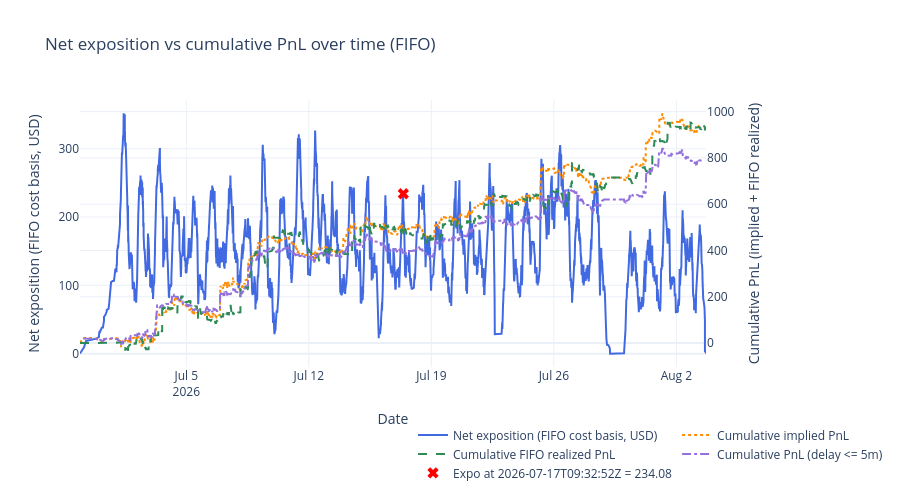

This figure's notebook cell:
### Code cell
# Net exposition over time using FIFO cost basis, with resolution resets at lastTradeAt

# Optional: filter to specific contracts for investigation
# Set to None to compute over all contracts (default).
# Examples:
CONTRACT_FILTER = None # {'0xd86a816093fcd0a0e1ca440bc5ce199bd3c5a8d6139e044b076958164f8c5423'} 
FAST_DELAY_S = 300
TARGET_TS = "2026-07-17T09:32:52Z"

# Load summaries for resolution proxy
with open(BACKTEST_DIR / "summaries.json") as f:
    _summaries = pd.DataFrame(json.load(f))
_summaries['lastTradeAt'] = pd.to_datetime(_summaries['lastTradeAt'], format='mixed', utc=True)
_resolved_at = dict(zip(_summaries['conditionId'], _summaries['lastTradeAt']))

# Derive settlement price per (condition_id, token_id) from implied_pnl
# A single condition can have Yes/No tokens with opposite settlements (0 vs 1)
_settlement = {}
for (_cid, _tid), _fg in wallet_all.groupby(['condition_id', 'token_id']):
    _r = _fg.iloc[0]
    _s = _r['implied_pnl'] / _r['fill_quantity'] + _r['order_price'] if _r['order_side'] == 'BUY' else _r['order_price'] - _r['implied_pnl'] / _r['fill_quantity']
    _settlement[(_cid, _tid)] = round(_s)

# Per-contract FIFO exposure at each fill timestamp
expo_parts = []
for cid, grp in wallet_all.sort_values('dt').groupby('condition_id'):
    if CONTRACT_FILTER is not None and cid not in CONTRACT_FILTER:
        continue
    grp = grp.sort_values('dt')
    long_q = []
    short_q = []
    realized_pnl = 0.0
    buy_vol_acc = 0.0
    sell_vol_acc = 0.0
    rows = []
    for _, row in grp.iterrows():
        qty = row['fill_quantity']
        price = row['order_price']
        if row['order_side'] == 'BUY':
            buy_vol_acc += qty * price
            remaining = qty
            while remaining > 0 and short_q:
                avail, p, _tid_sq = short_q[0]
                match = min(remaining, avail)
                realized_pnl += match * (p - price)
                remaining -= match
                if match == avail:
                    short_q.pop(0)
                else:
                    short_q[0] = (avail - match, p, _tid_sq)
            if remaining > 0:
                long_q.append((remaining, price, row['token_id']))
        else:
            sell_vol_acc += qty * price
            remaining = qty
            while remaining > 0 and long_q:
                avail, p, _tid_lq = long_q[0]
                match = min(remaining, avail)
                realized_pnl += match * (price - p)
                remaining -= match
                if match == avail:
                    long_q.pop(0)
                else:
                    long_q[0] = (avail - match, p, _tid_lq)
            if remaining > 0:
                short_q.append((remaining, price, row['token_id']))

        exposure = sum(q * p for q, p, _ in long_q) + sum(q * p for q, p, _ in short_q)
        if exposure < 0:
            exposure = 0.0
        if cid in _resolved_at and row['dt'] >= _resolved_at[cid]:
            exposure = 0.0
        rows.append({'condition_id': cid, 'dt': row['dt'], 'exposition': exposure, 'cum_realized_pnl': realized_pnl})

    expo_parts.append(pd.DataFrame(rows))

    # Settle remaining position at resolution and reset exposition to 0
    if cid in _resolved_at:
        for q, p, tid in long_q:
            realized_pnl += q * (_settlement.get((cid, tid), 0.0) - p)
        for q, p, tid in short_q:
            realized_pnl += q * (p - _settlement.get((cid, tid), 0.0))
        expo_parts.append(pd.DataFrame([{'condition_id': cid, 'dt': _resolved_at[cid], 'exposition': 0.0, 'cum_realized_pnl': realized_pnl}]))

expo_all = pd.concat(expo_parts, ignore_index=True) if expo_parts else pd.DataFrame(
    columns=['condition_id', 'dt', 'exposition']
)

# Per-contract validation breakdown
if not expo_all.empty:
    _last_per_cid = expo_all.groupby('condition_id')['exposition'].last().reset_index()
    _last_per_cid.columns = ['condition_id', 'exposition']
    _active = _last_per_cid[_last_per_cid['exposition'] > 0].sort_values('exposition', ascending=False)
    print(f"=== Per-contract exposition breakdown{" (filtered)" if CONTRACT_FILTER is not None else ""} ===")
    print(_active.to_string(index=False))
    print(f"\nContracts with exposition > 0: {len(_active)}")
    print(f"Sum of per-contract exposition: {_active['exposition'].sum():.2f}")

# Aggregate across all contracts at each timestamp
# Forward-fill each contract's exposition then sum across contracts
# Each contract's exposition persists until its next fill or resolution
_expo_sorted = expo_all.sort_values(['condition_id', 'dt'])
_expo_sorted['_delta'] = _expo_sorted.groupby('condition_id')['exposition'].diff()
_first_idx = _expo_sorted.groupby('condition_id').head(1).index
_expo_sorted.loc[_first_idx, '_delta'] = _expo_sorted.loc[_first_idx, 'exposition']
ts = _expo_sorted.groupby('dt', as_index=False)['_delta'].sum().sort_values('dt')
ts['exposition'] = ts['_delta'].cumsum()
ts = ts.drop(columns=['_delta'])

# Aggregate FIFO realized PnL across contracts (same diff/cumsum pattern)
_expo_sorted['_rpnl_delta'] = _expo_sorted.groupby('condition_id')['cum_realized_pnl'].diff()
_expo_sorted.loc[_first_idx, '_rpnl_delta'] = _expo_sorted.loc[_first_idx, 'cum_realized_pnl']
_rpnl_ts = _expo_sorted.groupby('dt', as_index=False)['_rpnl_delta'].sum().sort_values('dt')
_rpnl_ts['cum_realized_pnl'] = _rpnl_ts['_rpnl_delta'].cumsum()
_rpnl_ts = _rpnl_ts.drop(columns=['_rpnl_delta'])
ts = ts.merge(_rpnl_ts[['dt', 'cum_realized_pnl']], on='dt', how='outer').sort_values('dt')
ts['exposition'] = ts['exposition'].ffill().fillna(0.0)
ts['cum_realized_pnl'] = ts['cum_realized_pnl'].ffill().fillna(0.0)

if not ts.empty:
    print(f"Aggregate exposition (from ts sum): {ts['exposition'].iloc[-1]:.2f}")
    print(f"Aggregate FIFO realized PnL: {ts['cum_realized_pnl'].iloc[-1]:.2f}")

# Cumulative PnL on secondary axis for comparison
_pnl_df = wallet_all if CONTRACT_FILTER is None else wallet_all[wallet_all['condition_id'].isin(CONTRACT_FILTER)]
pnl_ts = _pnl_df.groupby('dt', as_index=False)['implied_pnl'].sum().sort_values('dt')
pnl_ts['cum_pnl'] = pnl_ts['implied_pnl'].cumsum()

# Cumulative PnL for fills with <= 10 min delay
_fast_pnl_df = _pnl_df[_pnl_df['delay_s'] <= FAST_DELAY_S]
fast_pnl_ts = _fast_pnl_df.groupby('dt', as_index=False)['implied_pnl'].sum().sort_values('dt')
fast_pnl_ts['cum_pnl_fast'] = fast_pnl_ts['implied_pnl'].cumsum()

# Compute exact snapshot exposure at TARGET_TS for marker overlay
cutoff = pd.Timestamp(TARGET_TS, tz='UTC')
snap_df = wallet_all[wallet_all['dt'] <= cutoff].copy()
expo_parts_snap = []
for cid, grp in snap_df.sort_values('dt').groupby('condition_id'):
    if CONTRACT_FILTER is not None and cid not in CONTRACT_FILTER:
        continue
    if cid in _resolved_at and _resolved_at[cid] <= cutoff:
        continue
    long_q = []
    short_q = []
    realized_pnl = 0.0
    buy_vol = 0.0
    sell_vol = 0.0
    for _, row in grp.iterrows():
        qty = row['fill_quantity']
        price = row['order_price']
        if row['order_side'] == 'BUY':
            buy_vol += qty * price
            remaining = qty
            while remaining > 0 and short_q:
                avail, p, _tid_sq = short_q[0]
                match = min(remaining, avail)
                realized_pnl += match * (price - p)
                remaining -= match
                if match == avail:
                    short_q.pop(0)
                else:
                    short_q[0] = (avail - match, p, _tid_sq)
            if remaining > 0:
                long_q.append((remaining, price, row['token_id']))
        else:
            sell_vol += qty * price
            remaining = qty
            while remaining > 0 and long_q:
                avail, p, _tid_lq = long_q[0]
                match = min(remaining, avail)
                realized_pnl += match * (p - price)
                remaining -= match
                if match == avail:
                    long_q.pop(0)
                else:
                    long_q[0] = (avail - match, p, _tid_lq)
            if remaining > 0:
                short_q.append((remaining, price, row['token_id']))
    exposure = sum(q * p for q, p, _ in long_q) + sum(q * p for q, p, _ in short_q)
    if exposure < 0:
        exposure = 0.0
    expo_parts_snap.append(exposure)
snap = sum(expo_parts_snap)
ts = pd.concat([ts, pd.DataFrame([{'dt': cutoff, 'exposition': snap}])], ignore_index=True).sort_values('dt').drop_duplicates('dt')
ts['cum_realized_pnl'] = ts['cum_realized_pnl'].ffill().fillna(0.0)

# Clip to the fills period (extend end to include resolution timestamps)
fill_start = wallet_all['dt'].min()
fill_end = max(wallet_all['dt'].max(), max(_resolved_at.values()))
ts = ts[(ts['dt'] >= fill_start) & (ts['dt'] <= fill_end)]
pnl_ts = pnl_ts[(pnl_ts['dt'] >= fill_start) & (pnl_ts['dt'] <= fill_end)]
fast_pnl_ts = fast_pnl_ts[(fast_pnl_ts['dt'] >= fill_start) & (fast_pnl_ts['dt'] <= fill_end)]

fig_ntl = make_subplots(specs=[[{'secondary_y': True}]])

fig_ntl.add_trace(go.Scatter(
    x=ts['dt'], y=ts['exposition'],
    mode='lines', name='Net exposition (FIFO cost basis, USD)',
    line=dict(color='royalblue', width=2),
), secondary_y=False)

fig_ntl.add_trace(go.Scatter(
    x=pnl_ts['dt'], y=pnl_ts['cum_pnl'],
    mode='lines', name='Cumulative implied PnL',
    line=dict(color='darkorange', width=2, dash='dot'),
), secondary_y=True)

fig_ntl.add_trace(go.Scatter(
    x=ts['dt'], y=ts['cum_realized_pnl'],
    mode='lines', name='Cumulative FIFO realized PnL',
    line=dict(color='seagreen', width=2, dash='dash'),
), secondary_y=True)

fig_ntl.add_trace(go.Scatter(
    x=fast_pnl_ts['dt'], y=fast_pnl_ts['cum_pnl_fast'],
    mode='lines', name=f'Cumulative PnL (delay <= {FAST_DELAY_S // 60}m)',
    line=dict(color='mediumpurple', width=2, dash='dashdot'),
), secondary_y=True)

fig_ntl.add_trace(go.Scatter(
    x=[cutoff], y=[snap],
    mode='markers', name=f'Expo at {TARGET_TS} = {snap:.2f}',
    marker=dict(color='red', size=10, symbol='x'),
), secondary_y=False)

fig_ntl.update_layout(
    title='Net exposition vs cumulative PnL over time (FIFO)',
    template='plotly_white', height=500,
    legend=dict(x=0.5, y=-0.2, orientation='h'),
)
fig_ntl.update_xaxes(title='Date')
fig_ntl.update_yaxes(title='Net exposition (FIFO cost basis, USD)', secondary_y=False)
fig_ntl.update_yaxes(title='Cumulative PnL (implied + FIFO realized)', secondary_y=True)
fig_ntl.show()

### Figure 1 — Plotly figure (JSON) as saved in the notebook; plotly's stock layout.template omitted (floating-point values rounded to 4 significant figures; data arrays with more than 128 entries replaced by an {"elided": "..."} marker saying what was removed)
{"data": [{"line": {"color": "royalblue", "width": 2}, "mode": "lines", "name": "Net exposition (FIFO cost basis, USD)", "type": "scatter", "x": {"elided": "10161 str values"}, "xaxis": "x", "y": {"elided": "10161 float values"}, "yaxis": "y"}, {"line": {"color": "darkorange", "dash": "dot", "width": 2}, "mode": "lines", "name": "Cumulative implied PnL", "type": "scatter", "x": {"elided": "7749 str values"}, "xaxis": "x", "y": {"elided": "7749 float values"}, "yaxis": "y2"}, {"line": {"color": "seagreen", "dash": "dash", "width": 2}, "mode": "lines", "name": "Cumulative FIFO realized PnL", "type": "scatter", "x": {"elided": "10161 str values"}, "xaxis": "x", "y": {"elided": "10161 float values"}, "yaxis": "y2"}, {"line": {"color": "mediumpurple", "dash": "dashdot", "width": 2}, "mode": "lines", "name": "Cumulative PnL (delay <= 5m)", "type": "scatter", "x": {"elided": "5736 str values"}, "xaxis": "x", "y": {"elided": "5736 float values"}, "yaxis": "y2"}, {"marker": {"color": "red", "size": 10, "symbol": "x"}, "mode": "markers", "name": "Expo at 2026-07-17T09:32:52Z = 234.08", "type": "scatter", "x": ["2026-07-17T09:32:52+00:00"], "xaxis": "x", "y": [234.1], "yaxis": "y"}], "layout": {"height": 500, "legend": {"orientation": "h", "x": 0.5, "y": -0.2}, "title": {"text": "Net exposition vs cumulative PnL over time (FIFO)"}, "xaxis": {"anchor": "y", "domain": [0, 0.94], "title": {"text": "Date"}}, "yaxis": {"anchor": "x", "domain": [0, 1], "title": {"text": "Net exposition (FIFO cost basis, USD)"}}, "yaxis2": {"anchor": "x", "overlaying": "y", "side": "right", "title": {"text": "Cumulative PnL (implied + FIFO realized)"}}}}
